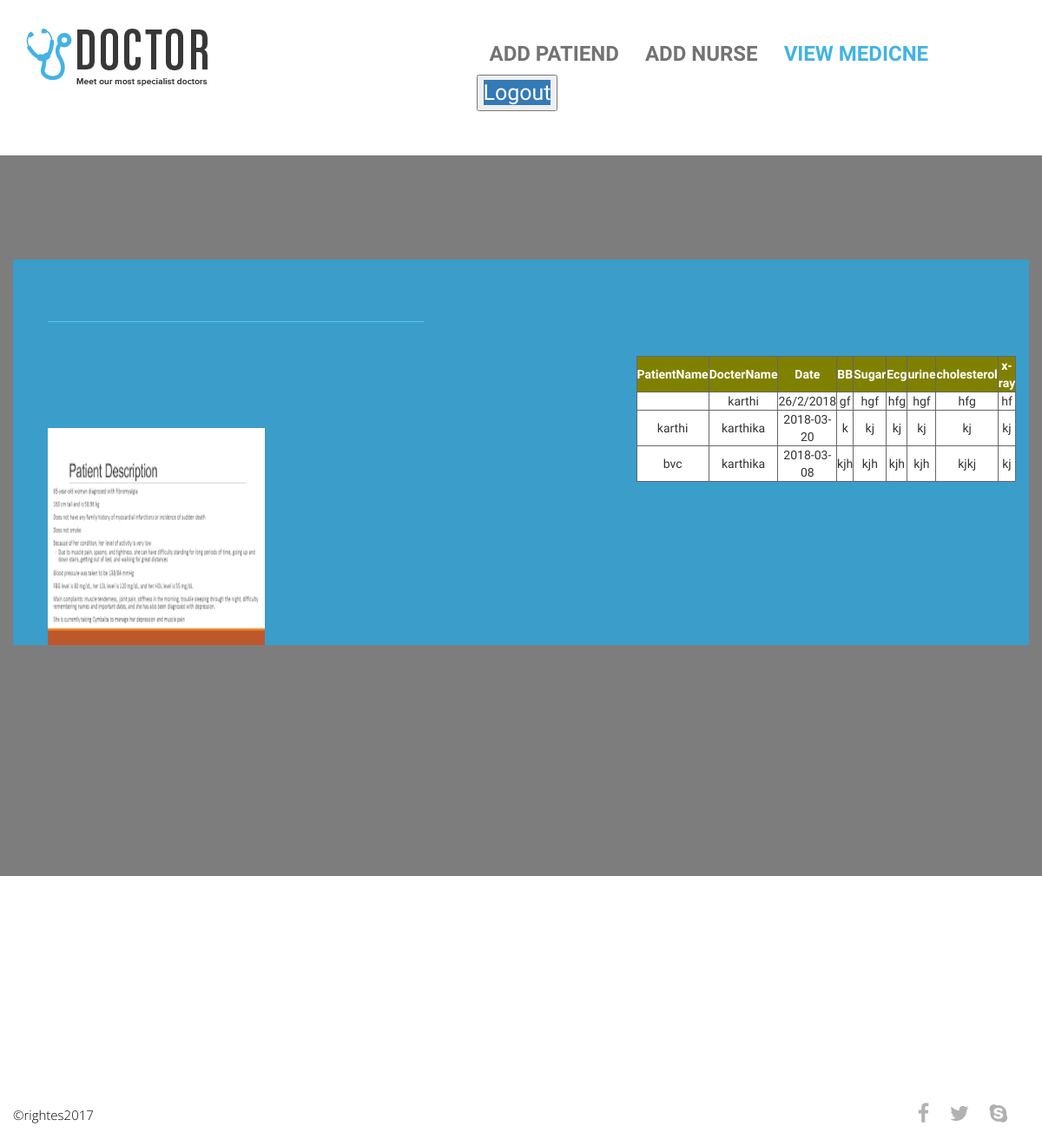
Page /vh.php on the committed database.
### tables this page shows
CREATE TABLE `rep` (
  `id` int(11) NOT NULL,
  `pid` int(11) NOT NULL,
  `pn` varchar(100) NOT NULL,
  `dn` varchar(100) NOT NULL,
  `date` varchar(100) NOT NULL,
  `bb` varchar(100) NOT NULL,
  `suger` varchar(100) NOT NULL,
  `ecg` varchar(100) NOT NULL,
  `urn` varchar(100) NOT NULL,
  `qls` varchar(100) NOT NULL,
  `exra` varchar(100) NOT NULL
);

### vh.php (the view, shortened to what this page needs)
<!DOCTYPE html>
<html lang="en">
<head>
	<link rel="stylesheet" href="css/font-awesome.min.css">
	<link rel="stylesheet" href="css/bootstrap.min.css">
	<link rel="stylesheet" href="css/style.css">
</head>
<body>
	<header class="top-header">
		<div class="container">
			<div class="row">
				<div class="col-xs-5 header-logo">
					<br>
					<a href="index.php"><img src="img/logo.png" alt="" class="img-responsive logo"></a>
				</div>
				<div class="col-md-7">
					<nav class="navbar navbar-default">
					  <div class="container-fluid nav-bar">
					    <div class="collapse navbar-collapse" id="bs-example-navbar-collapse-1">
					      <ul class="nav navbar-nav navbar-right">
					        <li><a class="menu" href="reg1.php">Add patiend</a></li>
					        <li><a class="menu" href="add1.php">Add Nurse </a></li>
							   <li><a class="menu active" href="vh.php">View Medicne </a></li>
							  &nbsp;&nbsp;&nbsp;&nbsp;&nbsp;&nbsp;&nbsp;&nbsp;&nbsp;&nbsp;&nbsp;&nbsp;&nbsp;&nbsp;<button><li><a class="menu" href="index.php" style="color:white;background-color:#337ab7;font-size:25px;">Logout</li></button>
					      </ul>
					    </div>
					  </div>
					</nav>
				</div>
			</div>
		</div>
	</header>
	<div class="api-map" id="contact">
		<div class="container-fluid">
			<div class="row">
				<div class="col-md-12 map" id="map"></div>
			</div>
		</div>
	</div>
<br><br><br><br><br>
	<section class="contact">
		<div class="container">
			<div class="row">
				<div class="contact-caption clearfix">
					<div class="contact-heading text-center"><br><br>
					</div>
					<div class="col-md-5 contact-info text-left">
						<div class="info-detail"><br><br><br>
							<a href="index.php"><img src="img/download.PNG" alt="" class="img-responsive logo"  style="width:250px;height:250px;"></a>
						</div>
					</div>
					<div class="col-md-4 col-md-offset-2 contact-form">
				<br><br>
      <table width="100%" border="1" style="margin-left:20px;background-color:white; border:#666666 1px solid;">
  <tr style="background-color:olive;color:white;">
     <td width="69" height="32" align="center"><b> PatientName</b></td>
    <td width="69" height="32" align="center"><b> DocterName</b></td>
	<td width="75" align="center"><b>Date</b></td>
        <td width="75" align="center"><b>BB</b></td>
	    <td width="94" align="center"><b>Sugar</b></td>
		 <td width="69" height="32" align="center"><b> Ecg</b></td>
	<td width="75" align="center"><b>urine</b></td>
        <td width="75" align="center"><b>cholesterol</b></td>
	    <td width="94" align="center"><b>x-ray</b></td>
   </tr>
  <?php
  include ('db.php');
  $sel="select * from rep";
     $we=mysqli_query($con,$sel);
  while($res=mysqli_fetch_object($we))
  {
  ?>
  <tr>
     <td align="center"><?php echo $res->pn;?></td>
    <td align="center"><?php echo $res->dn;?></td>
    <td align="center"><?php echo $res->date;?></td>
	<td align="center"><?php echo $res->bb;?></td>
	<td align="center"><?php echo $res->suger;?></td>
	 	<td align="center"><?php echo $res->ecg;?></td>
	<td align="center"><?php echo $res->urn;?></td>
	<td align="center"><?php echo $res->qls;?></td>
	 	<td align="center"><?php echo $res->exra;?></td>
		</tr>
  <?php
  }
  ?>
</table>
					</div>
				</div>
			</div>
		</div>
	</section><br><br><br><br><br><br><br><br><br><br><br><br>
	<footer class="footer clearfix">
		<div class="container">
			<div class="row">
				<div class="col-xs-6 footer-para">
					<p style="font-size:15px;">&copy;rightes2017</p>
				</div>
				<div class="col-xs-6 text-right">
					<a href=""><i class="fa fa-facebook"></i></a>
					<a href=""><i class="fa fa-twitter"></i></a>
					<a href=""><i class="fa fa-skype"></i></a>
				</div>
			</div>
		</div>
	</footer>
</body>
</html>

### css/style.css (style rules this page uses)
body { margin: 0; padding: 0; font-family: 'BenchNine', sans-serif; }
li { list-style: none; }
a:hover, a:visited, a { text-decoration: none; }
.top-header { background: #fff !important; position: fixed; width: 100%; z-index: 99999; }
.top-header img.logo { margin-bottom: 25px; margin-top: -15px; transition: all .5s ease 0s; -webkit-transition: all .5s ease 0s; -moz-transition: all .5s ease 0s; -o-transition: all .5s ease 0s; -ms-transition: all .5s ease 0s; }
.navbar-default { background-color: transparent; border-color: transparent; margin-bottom: 0; margin-top: 8px; transition: all .5s ease 0s; -webkit-transition: all .5s ease 0s; -moz-transition: all .5s ease 0s; -o-transition: all .5s ease 0s; -ms-transition: all .5s ease 0s; }
.nav-bar { margin-top: 29px; }
ul.nav { margin: 0; padding: 0; }
.navbar-default .navbar-nav>li>a { font-size: 24px; color: #737373; text-transform: uppercase; transition: all .7s ease 0s; -webkit-transition: all .7s ease 0s; -moz-transition: all .7s ease 0s; -o-transition: all .7s ease 0s; -ms-transition: all .7s ease 0s; padding: 14px 15px; font-weight: bold; }
li a.active { color: #42b3e5 !important; }
.contact-caption { background: #3a9dca; }
.contact-info { padding-left: 40px; }
.info-detail { border-top: 1px solid #53cde5; padding-top: 15px; }
.contact-form { padding-right: 40px; }
#map { height: 830px; }
.map { position: relative; overflow: hidden; }
.contact { position: absolute; width: 100%; height: 830px; margin-top: 0px; left: 0; margin-top: -830px; background: rgba(0, 0, 0, 0.51); }
.contact-caption { margin-top: 120px; }
.footer-para { margin: 0; padding: 0; }
.footer p { font-size: 12px; color: #000; font-family: 'Open Sans', sans-serif; font-weight: 300; margin: 0; padding: 25px 0; }
.footer a i.fa { font-size: 24px; color: #b1b1b1; padding: 22px 10px; }
html, body, .carousel, .carousel-inner, .carousel-inner .item { height: 100%; }

### rows in the picture
rep: dn "karthi", date "26/2/2018", bb "gf", suger "hgf", ecg "hfg", urn "hgf", qls "hfg", exra "hf"
rep: pn "karthi", dn "karthika", date "2018-03-20", bb "k", suger "kj", ecg "kj", urn "kj", qls "kj", exra "kj"
rep: pn "bvc", dn "karthika", date "2018-03-08", bb "kjh", suger "kjh", ecg "kjh", urn "kjh", qls "kjkj", exra "kj"
